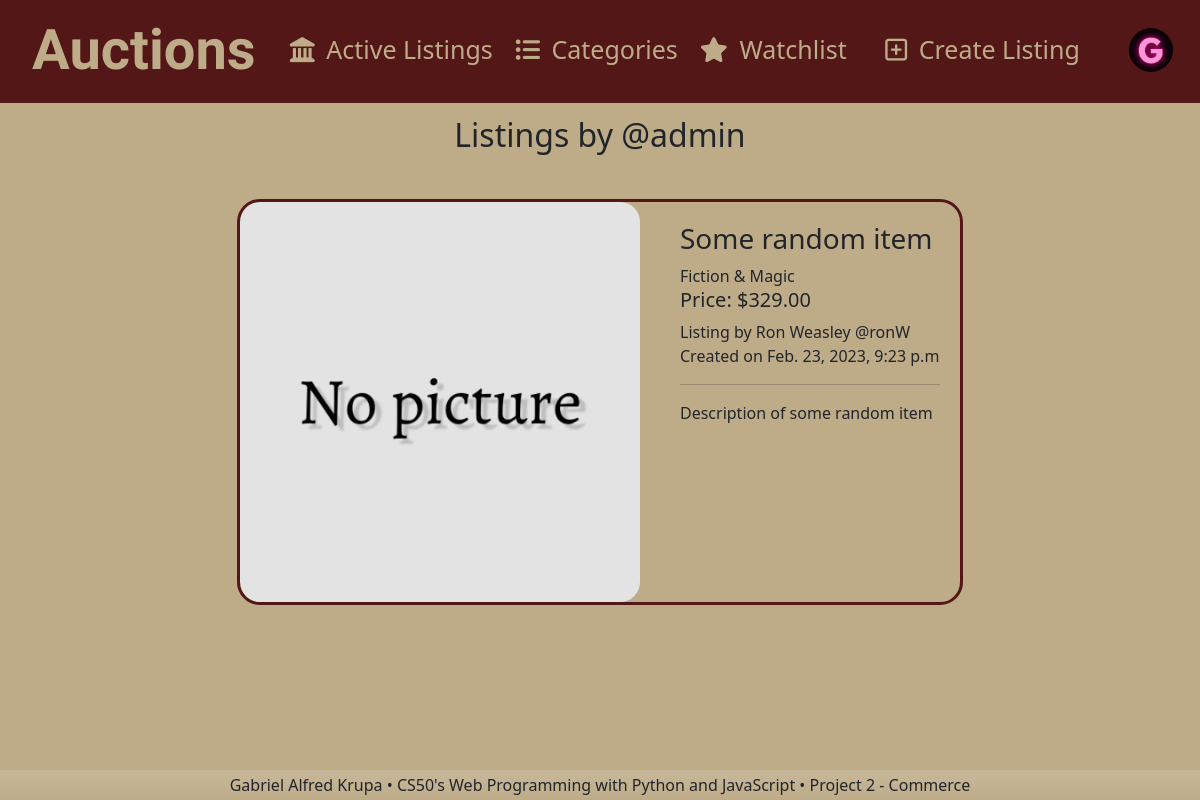
/listings/10 (signed in), run on the app's committed database.
### auctions/models.py (models this page shows, shortened)
class User(AbstractUser):
    date = models.DateTimeField(auto_now_add=True, verbose_name="Member since")
    picture = models.ImageField(default='default_avatar.png')

class AuctionListing(models.Model):
    category = models.CharField(max_length=50, choices=CATEGORIES, verbose_name="category")
    user = models.ForeignKey(User, on_delete=models.CASCADE, related_name="seller", verbose_name="seller")
    picture = models.ImageField(default='default_listing.png')
    title = models.CharField(max_length=100, verbose_name='Title')
    price = models.DecimalField(max_digits=6, decimal_places=2, verbose_name="Price in USD($)", validators=[MinValueValidator(0.01)])
    description = models.TextField(max_length=1000)
    date = models.DateTimeField(auto_now_add=True, verbose_name="Listed on")
    sold_to = models.ForeignKey(User, on_delete=models.CASCADE, related_name="buyer", verbose_name="buyer", null=True, blank=True)
    closed = models.IntegerField(max_length = 1, default=0, validators=[MinValueValidator(0), MaxValueValidator(1)])

### auctions/views.py (the view)
# urls.py: path("listings/<int:user_id>", views.user_listings, name="listings")
@login_required
def user_listings(request, user_id):
    return render(request, "auctions/listings.html", {
        "listings": AuctionListing.objects.filter(user_id=user_id)
    })

### auctions/templatetags/auctions_tags.py (called while the page is built)
@register.simple_tag
def watch_items(user_id):
    items = Watchlist.objects.filter(user_id=user_id)
    if items:
        return len(items)
    else:
        return ''

### auctions/templates/auctions/listings.html
{% extends "auctions/layout.html" %}
{% block body %}
    <h2 class="title mt-3 mb-5">Listings by @{{user.username}}</h2>
    <div id="listings">
        {% for listing in listings %}
            {% if user.is_authenticated %}
                <div class="listing" onclick="location.href='/listing/{{listing.id}}/{{user.id}}'">
            {% else %}
                <div class="listing" onclick="location.href='/listing/{{listing.id}}'">
            {% endif %}
                    <div class="listing-image">
                    <img src="{{ listing.picture.url }}" alt="{{listing.title}}" loading="lazy">
                </div>
                <div class="listing-info">
                    <div class="title-n-time">
                        {% if listing.closed %}
                            <h3>{{listing.title}} [CLOSED]</h3>
                        {% else %}
                            <h3>{{listing.title}}</h3>
                        {% endif %}
                        <div><a href="/category/{{listing.category}}">{{listing.category}}</a></div>
                        <div><h5>Price: ${{listing.price}}</h5></div>
                        <div>Listing by {{listing.user.first_name}} {{listing.user.last_name}}  @{{listing.user.username}}</div>
                        <div>Created on {{listing.date}}</div>
                        <hr>
                    </div>
                    <div class="description">
                        {{listing.description}}
                    </div>
                </div>
                </div>
        {% endfor %}
    </div>
{% endblock %}

### auctions/templates/auctions/layout.html (shortened to what this page needs)
{% load static %}
{% load auctions_tags %}
<!DOCTYPE html>
<html lang="en">
    <head>
        <link href="https://cdn.jsdelivr.net/npm/bootstrap@5.2.3/dist/css/bootstrap.min.css" rel="stylesheet">
        <link href="{% static 'auctions/styles.css' %}" rel="stylesheet">
    </head>
    <body>
        <nav class="d-flex container-fluid justify-content-around align-items-center sticky-top">
            <h1><a href="{% url 'index' %}" style="font-family: Tangerine; font-weight: bold; font-size: 3.5rem;">Auctions</a></h1>
            <ul class="d-flex container-fluid justify-content-evenly">
                <li>
                    <i class="fa-solid fa-landmark"></i>
                    <a href="{% url 'index' %}">  Active Listings</a>
                </li>
                <li>
                    <i class="fa-solid fa-list-ul"></i>
                    <a href="{% url 'category' %}">     Categories</a>
                </li>
                {% if user.is_authenticated %}
                        <li id="watchlist-layout">
                            <i class="fa-solid fa-star"></i>
                            <a href="{% url 'watchlist' user.id %}">   Watchlist</a>
                        </li>
                        <li>
                            <i class="fa-regular fa-square-plus"></i>
                            <a href="{% url 'create_listing' user.id %}">  Create Listing</a>
                        </li>
                    </ul>
                    <div id="user-nav-info">
                        <div class="dropdown">
                            <button class="btn bg-transparent border-0" type="button" id="dropdownMenu2" data-bs-toggle="dropdown" aria-haspopup="true" aria-expanded="false">
                                <img src="{{user.picture.url}}" alt="Profile picture" class="rounded-circle" id="profile-pic" height="50px" width="50px">
                            </button>
                        </div>
                    </div>
                {% endif %}
        </nav>
        {% block body %}
        {% endblock %}
        <footer class="bg-gradient">
            Gabriel Alfred Krupa &bullet; CS50's Web Programming with Python and JavaScript &bullet; Project 2 - Commerce
        </footer>
    </body>
</html>

### auctions/static/auctions/styles.css (style rules this page uses)
* { padding: 0; margin: 0; }
a, a:hover, a:focus { text-decoration: none; color: inherit; }
body { height: 100vh; width: 100%; display: flex; flex-direction: column; background-color: #beac89; }
body nav { background-color: #531717; width: 100%; height: 100px; outline: 3px solid #531717; font-size: 25px; color: #beac89; }
body nav h1, body nav h1:hover { cursor: default; }
body nav h1 { margin-left: 20px; margin-top: 10px; }
body nav ul { margin: auto; list-style-type: none; }
body nav ul li a { margin-left: 5px; }
body nav div#user-nav-info #profile-pic { border: 3px solid #531717; }
body footer { display: flex; align-items: center; justify-content: center; background: blur(255); height: 30px; width: 100%; bottom: 0; margin-top: auto; }
body:has(.title) h2.title, body:has(#listings) h2.title { margin: auto; }
body:has(.title) .listing, body:has(#listings) .listing { transition: all ease-in-out 400ms; height: 400px; width: 60%; display: flex; flex-direction: row; background: transparent; margin-left: auto; margin-right: auto; margin-bottom: 20px; outline: 3px solid #531717; border-radius: 20px; }
body:has(.title) .listing .listing-image, body:has(#listings) .listing .listing-image { display: flex; align-items: center; justify-content: center; transition: inherit; height: 400px; width: 400px; border-radius: 20px; margin-right: 20px; }
body:has(.title) .listing .listing-image img, body:has(#listings) .listing .listing-image img { transition: inherit; object-fit: contain; height: inherit; border-radius: inherit; }
body:has(.title) .listing .listing-info, body:has(#listings) .listing .listing-info { margin: 20px; width: 50%; display: block; overflow: hidden; transition: ease-in-out 500ms; overflow: hidden; white-space: nowrap; text-overflow: ellipsis; box-sizing: border-box; }
body:has(.title) .listing .listing-info .title-n-time, body:has(#listings) .listing .listing-info .title-n-time { display: block; }
body:has(.title) .listing:last-child, body:has(#listings) .listing:last-child { margin-bottom: 85px; }

### data on the page
User: picture (picture), username "admin"
AuctionListing: picture (placeholder picture), title "Some random ite…", category "Fiction & Magic", price "329.00", user.first_name "Ron", user.last_name "Weasley", user.username "ronW", date "Feb. 23, 2023, 9:23 p.…", description "Description of some random ite…"
